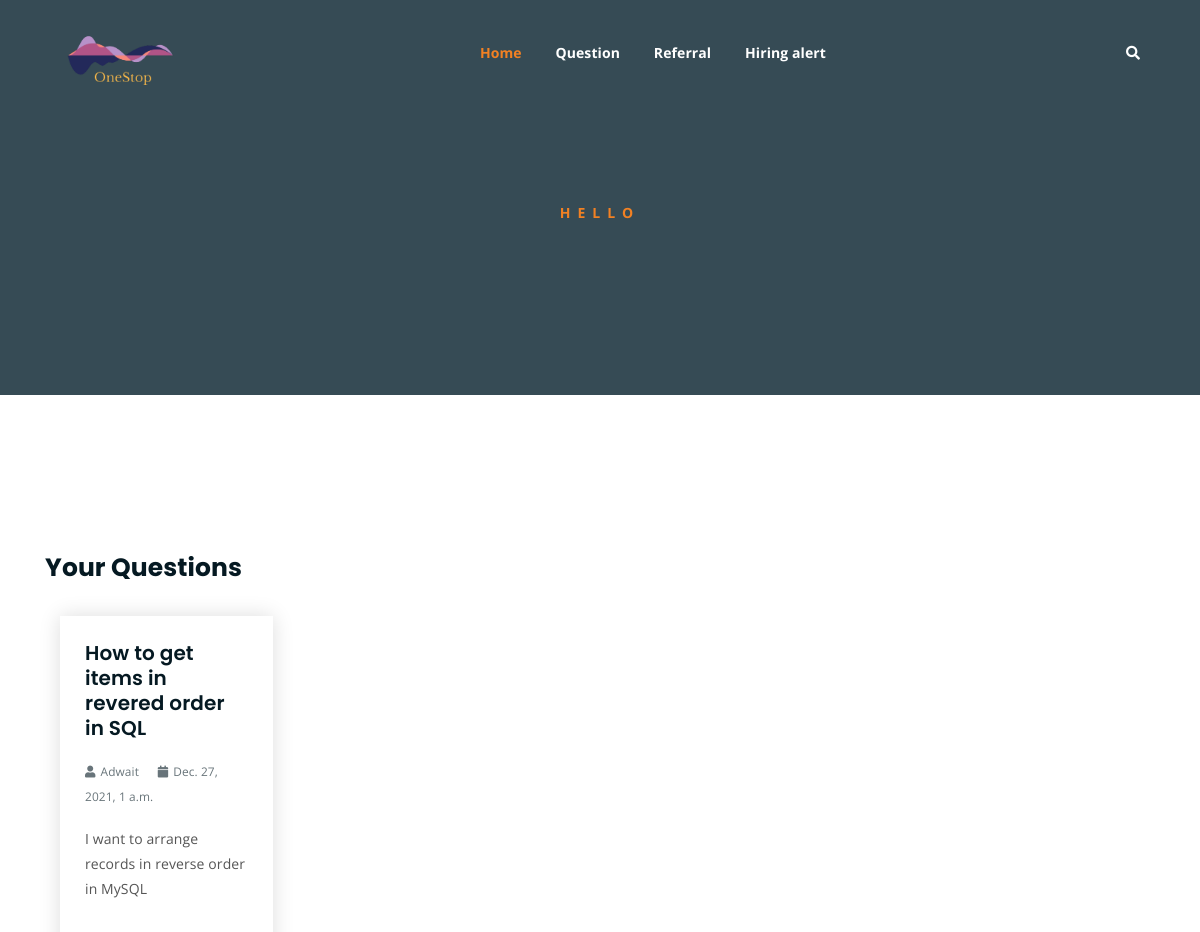
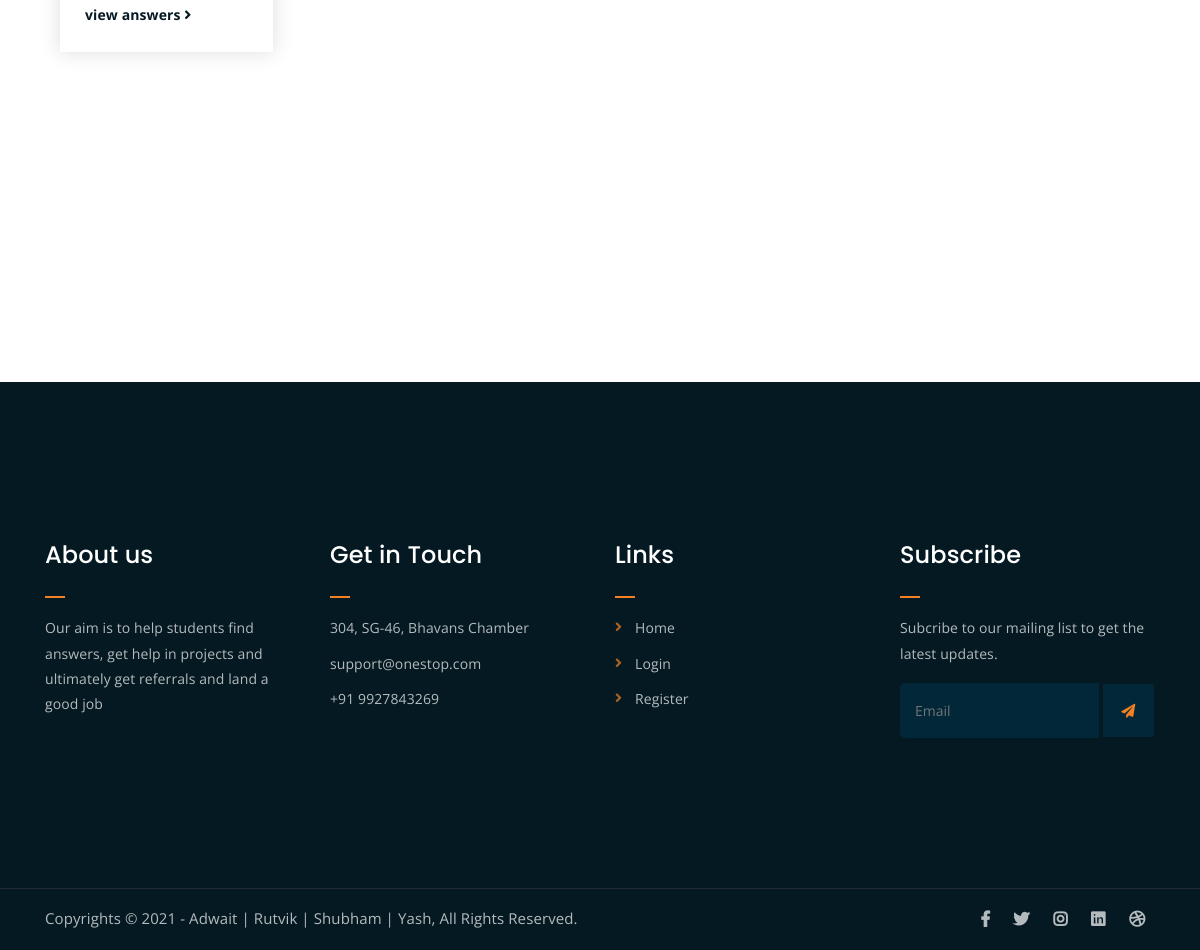
/Student/question/7/, run on the app's committed database (2 pictures, top to bottom).
### main/models.py (models this page shows)
class Question(models.Model):
    title = models.CharField(max_length=500)
    description = models.TextField()
    image = models.ImageField(upload_to='mainapp/question_images/', null=True)
    student = models.ForeignKey(User, on_delete=models.CASCADE)
    date_posted = models.DateTimeField(default=datetime.datetime.now)

### main/views.py (the view)
def StudentQuestionListView(request, pk):
    context = {
        "student": Student.objects.filter(user__pk=pk).first(),
        "questions": Question.objects.filter(student__pk=pk),
    }
    print("in student")
    return render(request, "main/profile.html", context)

### main/templates/main/profile.html (shortened to what this page needs)
{% extends "main/base.html" %}
{% block content%}
<div class="breadcrumb-section breadcrumb-bg">
    <div class="container">
        <div class="row">
            <div class="col-lg-8 offset-lg-2 text-center">
                <div class="breadcrumb-text">
                    <p>Hello</p>
                </div>
            </div>
        </div>
    </div>
</div>
<div class="contact-from-section mt-150 mb-150">
    <div class="container">
        <div class="row">
            <div class="col-lg-8 mb-5 mb-lg-0">
                <div class="form-title">
                    <h2>Your Questions</h2>
                </div>
                {% for cur_quest in questions %}
                <div class="latest-news mb-150">
                    <div class="container">
                        <div class="row">
                            <div class="col-lg-4 col-md-6">
                                <div class="single-latest-news">
                                    <div class="news-text-box">
                                        <h3><a href="{%url 'Questions-detail' cur_quest.pk %}">{{cur_quest.title}}</a>
                                        </h3>
                                        <p class="blog-meta">
                                            <span class="author"><i
                                                    class="fas fa-user"></i>{{cur_quest.student.username}}</span>
                                            <span class="date"><i
                                                    class="fas fa-calendar"></i>{{cur_quest.date_posted}}</span>
                                        </p>
                                        <p class="excerpt">{{cur_quest.description}}</p>
                                        <a href="{%url 'Questions-detail' cur_quest.pk %}" class="read-more-btn">view
                                            answers <i class="fas fa-angle-right"></i></a>
                                    </div>
                                </div>
                            </div>
                        </div>
                    </div>
                </div>
                {% endfor %}
            </div>
        </div>
    </div>
</div>
{% endblock content%}

### main/static/main/css/main.css (style rules this page uses)
html { font-size: 14px; font-weight: 400; line-height: 28px; height: 100%; }
body { font-family: "Open Sans", sans-serif; font-weight: 400; font-size: 1rem; letter-spacing: 0.1px; line-height: 1.8; color: #051922; overflow-x: hidden; }
a { cursor: pointer; text-decoration: none; -webkit-transition: all 0.2s ease-in-out; -o-transition: all 0.2s ease-in-out; transition: all 0.2s ease-in-out; }
h1, .h1, h2, .h2, h3, .h3, h4, .h4, h5, .h5, h6, .h6 { font-family: "Poppins", sans-serif; font-weight: 700; margin: 0 0 1.25rem 0; color: #051922; }
h1:last-child, .h1:last-child, h2:last-child, .h2:last-child, h3:last-child, .h3:last-child, h4:last-child, .h4:last-child, h5:last-child, .h5:last-child, h6:last-child, .h6:last-child { margin: 0; }
h2, .h2 { font-size: 3rem; font-weight: 700; line-height: 3.25rem; }
h3, .h3 { font-size: 2rem; font-weight: 700; line-height: 2.25rem; }
p { font-family: "Open Sans", sans-serif; font-weight: 400; font-size: 1rem; letter-spacing: 0.1px; line-height: 1.8; color: #051922; margin: 0 0 1.25rem 0; }
.mt-150 { margin-top: 150px; }
.mb-150 { margin-bottom: 150px; }
a.read-more-btn { display: inline-block; margin-top: 15px; color: #051922; -webkit-transition: 0.3s; -o-transition: 0.3s; transition: 0.3s; font-weight: 700; }
.breadcrumb-bg { background-image: url(../img/breadcrumb-bg.jpg); }
.breadcrumb-text p { color: #F28123; font-weight: 700; text-transform: uppercase; letter-spacing: 7px; }
.breadcrumb-section { padding: 150px 0; background-size: cover; background-position: center center; position: relative; z-index: 1; background-attachment: fixed; padding-top: 200px; }
.breadcrumb-section:after { position: absolute; left: 0; top: 0; width: 100%; height: 100%; content: ""; background-color: #07212e; z-index: -1; opacity: 0.8; }
.single-latest-news { -webkit-box-shadow: 0 0 20px #dddddd; box-shadow: 0 0 20px #dddddd; -webkit-transition: 0.3s; -o-transition: 0.3s; transition: 0.3s; }
html, body { height: 100%; }
.single-latest-news h3 { font-size: 20px; line-height: 1.25em; font-weight: 600; }
.single-latest-news h3 a { color: #051922; }
p.blog-meta span { margin-right: 15px; opacity: 0.6; color: #051922; font-size: 0.85em; }
p.blog-meta span:last-child { margin-right: 0; }
p.blog-meta span i { margin-right: 5px; }
p.excerpt { line-height: 1.8; color: #555; }
.news-text-box { padding: 25px; border-bottom-left-radius: 5px; border-bottom-right-radius: 5px; }
.single-latest-news { margin-bottom: 30px; }
.form-title { margin-bottom: 25px; }
.form-title h2 { font-size: 25px; }

### data on the page
Question: title "How to get items in revered order in SQL", student.username "Adwait", date_posted "Dec. 27, 2021, 1 a.m.", description "I want to arrange records in reverse order in MySQL"
